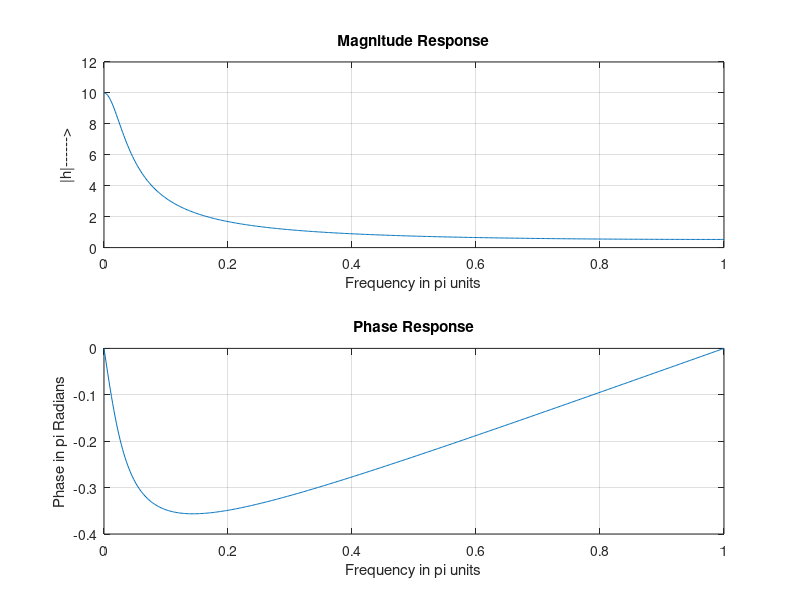

Source code (MATLAB):
%% Magnitude and Phase response of LTI system

%Let h(n)=(0.9)^nu(n)


w = [0:1:500] * pi/500;
h = exp(j*w)./(exp(j*w)-0.9*ones(1,501));
magh = abs(h);
angh = angle(h);

subplot(2,1,1);
plot(w/pi,magh);grid;
ylabel('|h|------>');
xlabel('Frequency in pi units');
title('Magnitude Response');

subplot(2,1,2);
plot(w/pi,angh/pi);grid;
ylabel('Phase in pi Radians');
xlabel('Frequency in pi units');
title('Phase Response');